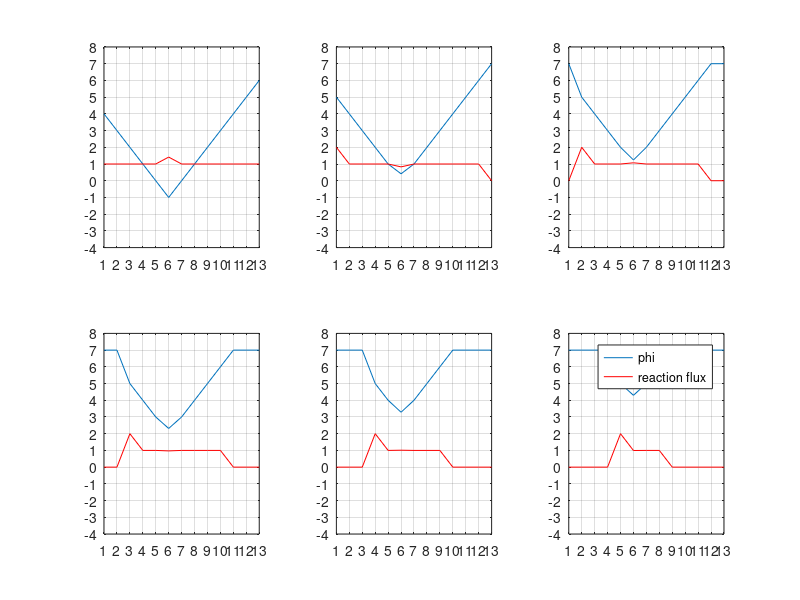

The MATLAB script that drew this image:
% This is /lemsvxl/contrib/firat/matlab/levelset2d/experiments/test_one_d_subpixel_object.m.

% \file
% \author Firat Kalaycilar (firat_kalaycilar@brown.edu)
% \date Aug 3, 2011

clear

x1 = 5;
x2 = 7;
%x1 = 5;
%x2 = 7;
len = 15;
phi = zeros(1,len);

for i = 0:len-1
	if(i < x1)
		phi(i+1) = x1 - i;
	elseif(i < x2)
		d1 = i - x1;
		d2 = x2 - i;
		phi(i+1) = -min(d1,d2);
	else
		phi(i+1) = i - x2;
	end
end
beta0 = 1;

figure;
for a = 1:6
	subplot(2,3,a);
	plot(1:len-2, phi(2:len-1))
	sgn = sign(beta0);
	phi_x_minus = sgn * (phi - circshift(phi, [0 1]));
	phi_x_plus = sgn * (circshift(phi, [0 -1]) - phi);	
	phi_x_minus(phi_x_minus > 0) = 0;
	phi_x_plus(phi_x_plus < 0) = 0;
	R = sqrt(phi_x_minus.^2 + phi_x_plus.^2);
	hold on; plot(1:len-2, sgn*R(2:end-1), 'r-'); axis([-Inf Inf -4 8])
	grid on
	set(gca,'XTick',[-100:1:100])
	set(gca,'YTick',[-100:1:100])
	phi = phi + beta0*R;
end

legend('phi','reaction flux')


